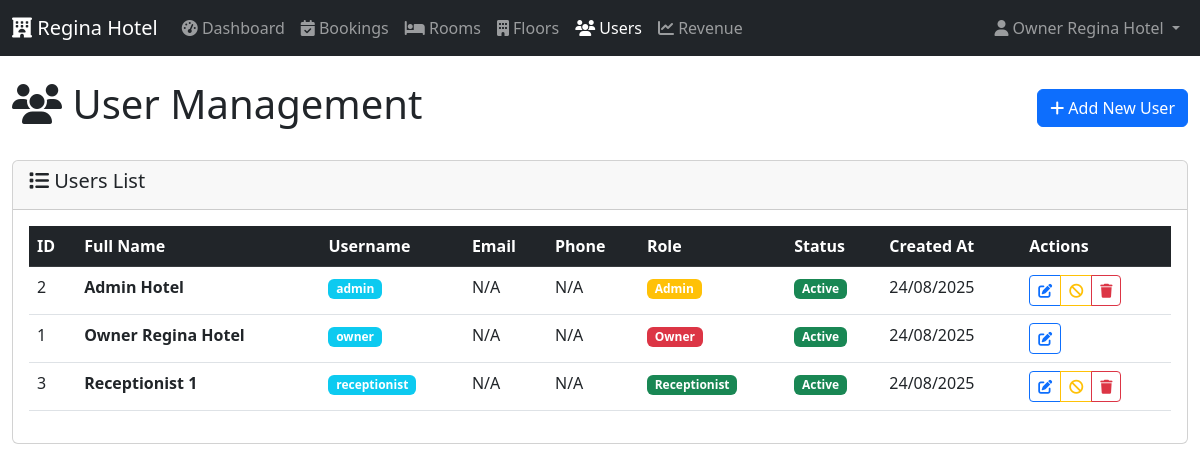
/users.php (signed in), run on the app's committed database.
### tables this page shows
CREATE TABLE `users` (
  `id` int(11) NOT NULL AUTO_INCREMENT,
  `name` varchar(100) NOT NULL,
  `username` varchar(50) NOT NULL UNIQUE,
  `password` varchar(255) NOT NULL,
  `role_id` int(11) NOT NULL,
  `status` boolean DEFAULT 1,
  `created_at` timestamp DEFAULT CURRENT_TIMESTAMP,
  PRIMARY KEY (`id`),
  FOREIGN KEY (`role_id`) REFERENCES `roles`(`id`)
);

CREATE TABLE `roles` (
  `id` int(11) NOT NULL AUTO_INCREMENT,
  `role_name` varchar(50) NOT NULL UNIQUE,
  PRIMARY KEY (`id`)
);

### app/controllers/UserController.php (called while the page is built, shortened)
<?php
class UserController
{
    private $userModel;
    public function __construct()
    {
        $this->userModel = new User();
    }
    public function index()
    {
        $users = $this->userModel->getAllUsers();
        include APP_PATH . '/views/users/index.php';
    }
}

### config/config.php (called while the page is built, shortened)
<?php
require_once APP_PATH . '/helpers/SessionManager.php';
spl_autoload_register(function ($class) {
    $paths = [
        APP_PATH . '/controllers/',
        APP_PATH . '/models/',
        APP_PATH . '/helpers/',
        CONFIG_PATH . '/',
        INCLUDES_PATH . '/'
    ];
    foreach ($paths as $path) {
        $file = $path . $class . '.php';
        if (file_exists($file)) {
            return;
        }
    }
});
require_once CONFIG_PATH . '/database.php';
function formatDate($date, $format = 'd/m/Y') {
    return date($format, strtotime($date));
}

### config/database.php (called while the page is built, shortened)
<?php
class Database {
    private static $instance = null;
    private $host = 'localhost';
    private $database = 'regina_hotel';
    private $username = 'hotel_admin';
    private $password = 'passwordku123';
    private $charset = 'utf8mb4';
    private $pdo;
    private function __construct() {
        $dsn = "mysql:host={$this->host};dbname={$this->database};charset={$this->charset}";
        $options = [
            PDO::ATTR_ERRMODE            => PDO::ERRMODE_EXCEPTION,
            PDO::ATTR_DEFAULT_FETCH_MODE => PDO::FETCH_ASSOC,
            PDO::ATTR_EMULATE_PREPARES   => false,
        ];
        try {
            $this->pdo = new PDO($dsn, $this->username, $this->password, $options);
        } catch (PDOException $e) {
            error_log("Database connection error: " . $e->getMessage());
            throw new PDOException("Database connection failed. Please try again later.");
        }
    }
    public static function getInstance() {
        if (self::$instance === null) {
            self::$instance = new self();
        }
        return self::$instance;
    }
    public function query($sql, $params = []) {
        try {
            $stmt = $this->pdo->prepare($sql);
            $stmt->execute($params);
            return $stmt;
        } catch (PDOException $e) {
            error_log("Query error: " . $e->getMessage() . " SQL: " . $sql);
            throw $e;
        }
    }
    public function fetchAll($sql, $params = []) {
        $stmt = $this->query($sql, $params);
        return $stmt->fetchAll();
    }
}

### app/models/User.php (called while the page is built, shortened)
<?php
class User
{
    private $db;
    public function __construct()
    {
        $this->db = Database::getInstance();
    }
    public function getAll()
    {
        $sql = "SELECT u.*, r.role_name
                FROM users u
                JOIN roles r ON u.role_id = r.id
                ORDER BY u.name ASC";
        return $this->db->fetchAll($sql);
    }
    public function getAllUsers()
    {
        return $this->getAll();
    }
}

### app/helpers/SessionManager.php (called while the page is built, shortened)
<?php
class SessionManager {
    public static function getUserRole() {
        return $_SESSION['role_name'] ?? null;
    }
}

### app/views/users/index.php (the view, shortened to what this page needs)
<?php
include INCLUDES_PATH . '/header.php';
?>
<div class="row">
    <div class="col-md-12">
        <div class="d-flex justify-content-between align-items-center mb-4">
            <h1><i class="fas fa-users"></i> User Management</h1>
            <a href="<?= BASE_URL ?>/users.php?action=create" class="btn btn-primary">
                <i class="fas fa-plus"></i> Add New User
            </a>
        </div>
    </div>
</div>
<div class="row">
    <div class="col-md-12">
        <div class="card">
            <div class="card-header">
                <h5><i class="fas fa-list"></i> Users List</h5>
            </div>
            <div class="card-body">
                <?php if (empty($users)): ?>
                    <div class="text-center py-4">
                        <i class="fas fa-users fa-3x text-muted mb-3"></i>
                        <p class="text-muted">No users found.</p>
                    </div>
                <?php else: ?>
                    <div class="table-responsive">
                        <table class="table table-hover">
                            <thead class="table-dark">
                                <tr>
                                    <th>ID</th>
                                    <th>Full Name</th>
                                    <th>Username</th>
                                    <th>Email</th>
                                    <th>Phone</th>
                                    <th>Role</th>
                                    <th>Status</th>
                                    <th>Created At</th>
                                    <th>Actions</th>
                                </tr>
                            </thead>
                            <tbody>
                                <?php foreach ($users as $user): ?>
                                    <tr>
                                        <td><?= $user['id'] ?></td>
                                        <td>
                                            <strong><?= htmlspecialchars($user['name']) ?></strong>
                                        </td>
                                        <td>
                                            <span class="badge bg-info"><?= htmlspecialchars($user['username']) ?></span>
                                        </td>
                                        <td><?= htmlspecialchars($user['email'] ?? 'N/A') ?></td>
                                        <td><?= htmlspecialchars($user['phone'] ?? 'N/A') ?></td>
                                        <td>
                                            <?php
                                            $role_colors = [
                                                'Owner' => 'danger',
                                                'Admin' => 'warning',
                                                'Receptionist' => 'success'
                                            ];
                                            $color = $role_colors[$user['role_name']] ?? 'secondary';
                                            ?>
                                            <span class="badge bg-<?= $color ?>"><?= $user['role_name'] ?></span>
                                        </td>
                                        <td>
                                            <?php if ($user['status'] == 1): ?>
                                                <span class="badge bg-success">Active</span>
                                            <?php else: ?>
                                                <span class="badge bg-secondary">Inactive</span>
                                            <?php endif; ?>
                                        </td>
                                        <td><?= formatDate($user['created_at']) ?></td>
                                        <td>
                                            <div class="btn-group" role="group">
                                                <?php if ($user['role_name'] !== 'Owner' || SessionManager::getUserRole() === 'Owner'): ?>
                                                    <a href="<?= BASE_URL ?>/users.php?action=edit&id=<?= $user['id'] ?>"
                                                        class="btn btn-sm btn-outline-primary" title="Edit">
                                                        <i class="fas fa-edit"></i>
                                                    </a>
                                                <?php endif; ?>
                                                <?php if (
                                                    $user['id'] != $_SESSION['user_id'] &&
                                                    ($user['role_name'] !== 'Owner' || SessionManager::getUserRole() === 'Owner')
                                                ): ?>
                                                    <a href="<?= BASE_URL ?>/users.php?action=toggle-status&id=<?= $user['id'] ?>"
                                                        class="btn btn-sm btn-outline-<?= $user['status'] == 1 ? 'warning' : 'success' ?>"
                                                        title="<?= $user['status'] == 1 ? 'Deactivate' : 'Activate' ?>"
                                                        onclick="return confirm('Are you sure you want to <?= $user['status'] == 1 ? 'deactivate' : 'activate' ?> this user?')">
                                                        <i class="fas fa-<?= $user['status'] == 1 ? 'ban' : 'check' ?>"></i>
                                                    </a>
                                                <?php endif; ?>
                                                <?php if (
                                                    $user['id'] != $_SESSION['user_id'] &&
                                                    ($user['role_name'] !== 'Owner' || SessionManager::getUserRole() === 'Owner')
                                                ): ?>
                                                    <a href="<?= BASE_URL ?>/users.php?action=delete&id=<?= $user['id'] ?>"
                                                        class="btn btn-sm btn-outline-danger" title="Delete"
                                                        onclick="return confirm('Are you sure you want to delete this user? This action cannot be undone.')">
                                                        <i class="fas fa-trash"></i>
                                                    </a>
                                                <?php endif; ?>
                                            </div>
                                        </td>
                                    </tr>
                                <?php endforeach; ?>
                            </tbody>
                        </table>
                    </div>
                <?php endif; ?>
            </div>
        </div>
    </div>
</div>
<?php include INCLUDES_PATH . '/footer.php'; ?>

### data on the page
users: id "2", name "Admin Hotel", username "admin", email "N/A", phone "N/A", role.role_name "Admin", status "Active", created_at "24/08/2025"
users: id "1", name "Owner Regina Hotel", username "owner", email "N/A", phone "N/A", role.role_name "Owner", status "Active", created_at "24/08/2025"
users: id "3", name "Receptionist 1", username "receptionist", email "N/A", phone "N/A", role.role_name "Receptionist", status "Active", created_at "24/08/2025"

### other printed values
$_SESSION['name'] "Owner Regina Hotel"
